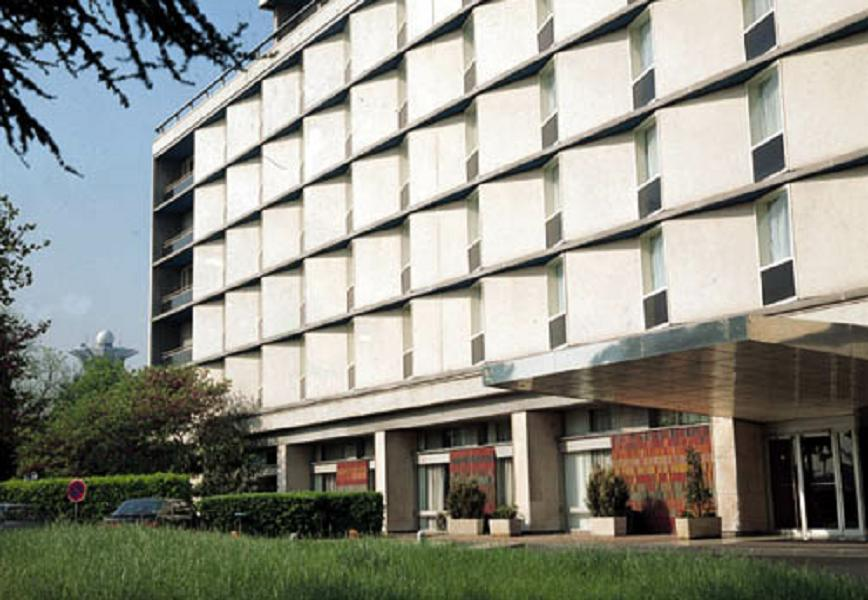
//> input picture imgdata/building.jpg, 868 x 600 px
$ ./5-17_LSD   (built with g++ and OpenCV 4)
//> lines starting //> are read from the running program, lines starting //| are printed output that depends on the picture; after the words box and inside, x2 and y2 are one past the last pixel; in counts of white or black regions, pixels touching at a corner belong together
// C++ source file
/***********************************************
# Copyright (c) 2018, Wuhan
# All rights reserved.
#
# @Filename: 5-17_LSD.cpp
# @Version：V1.0
# @Author: Frank Liu - frankliu624@gmail.com
# @Description: LSD(LineSegmentDetector)快速线检测
# @Create Time: 2018-10-10 16:57:58
# @Last Modified: 2018-10-10 16:57:58
***********************************************/
#include <opencv2/core/core.hpp>
#include <opencv2/core/utility.hpp>
#include <opencv2/imgproc/imgproc.hpp>
#include <opencv2/imgcodecs.hpp>
#include <opencv2/highgui/highgui.hpp>
#include <iostream>
#include <vector>

using namespace std;
using namespace cv;

int main()
{
    Mat srcImg = imread("../../imgdata/building.jpg", 0);
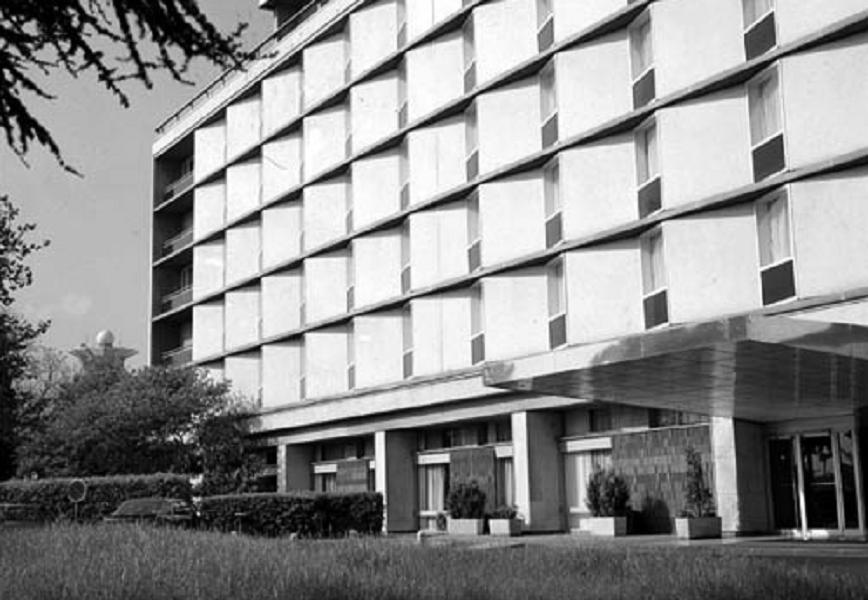
//> srcImg: 600 rows x 868 cols, CV_8UC1; min 0, max 255, mean 142.3
    if(srcImg.empty())
        return -1;
    imshow("srcImage", srcImg);
    // Canny边缘检测
    Canny(srcImg, srcImg, 50, 200, 3);
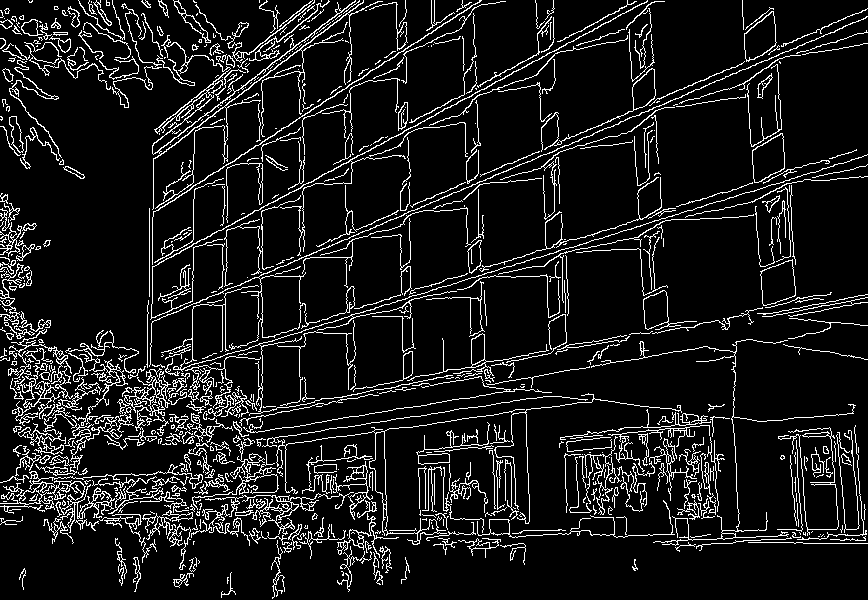
//> srcImg: 600 rows x 868 cols, CV_8UC1; 10.1% white in thin lines or dots
    // 创建LSD检测类
#if 1
    Ptr<LineSegmentDetector> lsd = createLineSegmentDetector(LSD_REFINE_STD);
#else
    Ptr<LineSegmentDetector> lsd = createLineSegmentDetector(LSD_REFINE_NONE);
#endif
    double start = double(getTickCount());
    vector<Vec4f> vecLines;
    // 线检测
    lsd->detect(srcImg, vecLines);
//> vecLines = 1649 items, first 8: [136.7, 71.09, 111.8, 76.76], [679.4, 545.9, 693.1, 546], [403.2, 154.2, 393.1, 153.8], [222.8, 130.6, 222.9, 151.9], [400.4, 146.1, 404.5, 138.2], [559.4, 528, 511.8, 530.6], [153.2, 33.68, 143.4, 12.32], [658.6, 161.9, 656.2, 115.6]
    double times = ((double)getTickCount() - start) * 1000 / getTickFrequency();
    cout << "time-cost: " << times << " ms" <<endl;
    // 绘图线检测结果
    Mat linesMat(srcImg);
    lsd->drawSegments(linesMat, vecLines);
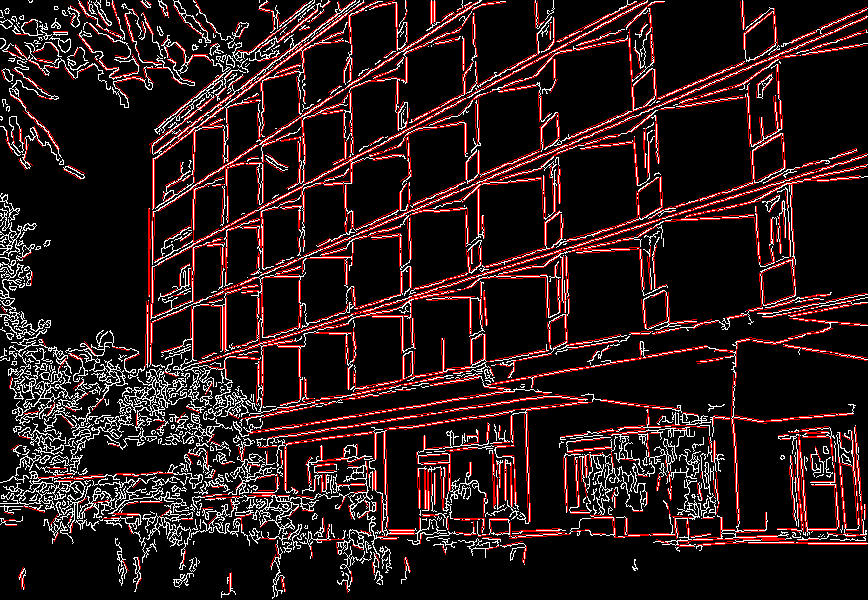
//> linesMat: 600 rows x 868 cols, CV_8UC3; mean B, G, R 24.1, 24.1, 42.1
    imshow("linesImage", linesMat);
    waitKey(0);
    return 0;
}

$ run again, with imgdata/HappyFish.jpg copied over imgdata/building.jpg
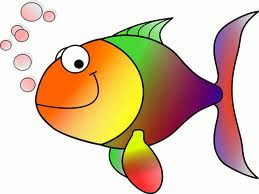
//> input picture imgdata/HappyFish.jpg, 259 x 194 px
//> `Canny(srcImg, srcImg, 50, 200, 3);`:
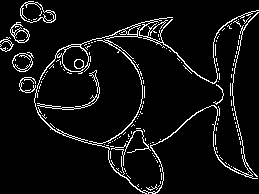
//> srcImg: 194 rows x 259 cols, CV_8UC1; 6.4% white in thin lines or dots
//> vecLines = 165 items, first 8: [140.2, 31.4, 143.9, 27.59], [90.89, 39.4, 66.89, 44.45], [6.58, 36.23, 0.59, 39.31], [221.5, 94.82, 218.4, 100.8], [59.93, 57.39, 68.92, 47.78], [140.8, 141.7, 146.5, 146.1], [19.83, 5.52, 18.65, 14.44], [37.06, 22.05, 40.66, 18.16]
//> `lsd->drawSegments(linesMat, vecLines);`:
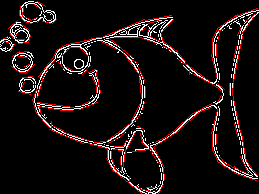
//> linesMat: 194 rows x 259 cols, CV_8UC3; mean B, G, R 14.7, 14.7, 25.5
